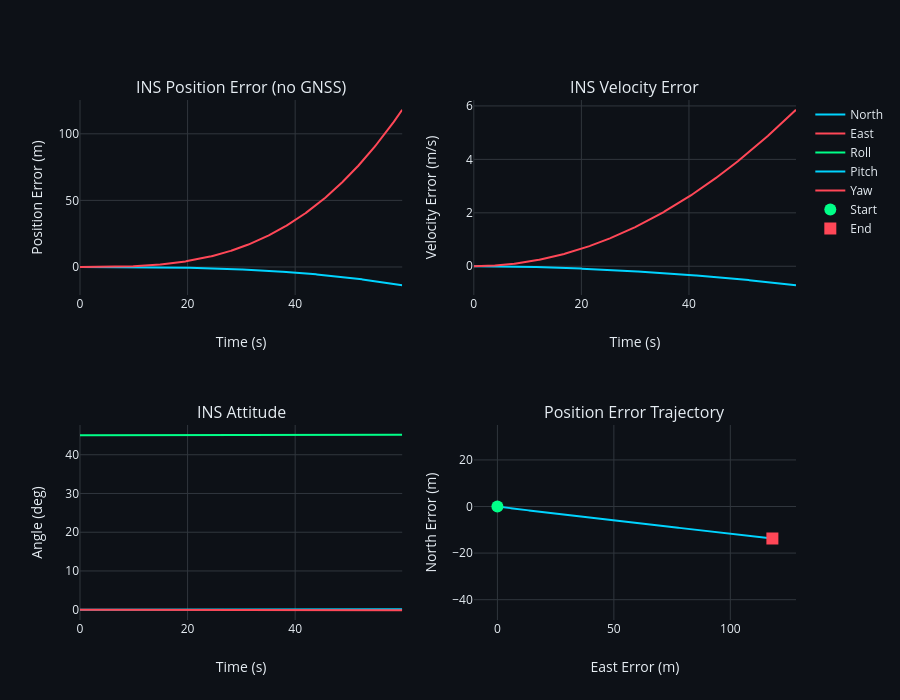

The notebook cell saved with this chart:
### Code cell
# Visualize INS drift
fig = make_subplots(rows=2, cols=2,
                    subplot_titles=['INS Position Error (no GNSS)', 'INS Velocity Error',
                                   'INS Attitude', 'Position Error Trajectory'])

# Position error
north_error = (positions[:, 0] - true_positions[:, 0]) * (R_M + alt0)
east_error = (positions[:, 1] - true_positions[:, 1]) * (R_N + alt0) * np.cos(lat0)
fig.add_trace(
    go.Scatter(x=times, y=north_error, mode='lines', name='North',
               line=dict(color='#00d4ff', width=2)),
    row=1, col=1
)
fig.add_trace(
    go.Scatter(x=times, y=east_error, mode='lines', name='East',
               line=dict(color='#ff4757', width=2)),
    row=1, col=1
)

# Velocity error
fig.add_trace(
    go.Scatter(x=times, y=velocities[:, 0] - v_north, mode='lines', name='North V',
               line=dict(color='#00d4ff', width=2), showlegend=False),
    row=1, col=2
)
fig.add_trace(
    go.Scatter(x=times, y=velocities[:, 1] - v_east, mode='lines', name='East V',
               line=dict(color='#ff4757', width=2), showlegend=False),
    row=1, col=2
)

# Attitude
fig.add_trace(
    go.Scatter(x=times, y=attitudes[:, 2], mode='lines', name='Roll',
               line=dict(color='#00ff88', width=2)),
    row=2, col=1
)
fig.add_trace(
    go.Scatter(x=times, y=attitudes[:, 1], mode='lines', name='Pitch',
               line=dict(color='#00d4ff', width=2)),
    row=2, col=1
)
fig.add_trace(
    go.Scatter(x=times, y=attitudes[:, 0], mode='lines', name='Yaw',
               line=dict(color='#ff4757', width=2)),
    row=2, col=1
)

# Trajectory
fig.add_trace(
    go.Scatter(x=east_error, y=north_error, mode='lines',
               line=dict(color='#00d4ff', width=2), name='Error path', showlegend=False),
    row=2, col=2
)
fig.add_trace(
    go.Scatter(x=[0], y=[0], mode='markers', name='Start',
               marker=dict(color='#00ff88', size=12)),
    row=2, col=2
)
fig.add_trace(
    go.Scatter(x=[east_error[-1]], y=[north_error[-1]], mode='markers', name='End',
               marker=dict(color='#ff4757', size=12, symbol='square')),
    row=2, col=2
)

fig.update_xaxes(title_text='Time (s)', row=1, col=1)
fig.update_yaxes(title_text='Position Error (m)', row=1, col=1)
fig.update_xaxes(title_text='Time (s)', row=1, col=2)
fig.update_yaxes(title_text='Velocity Error (m/s)', row=1, col=2)
fig.update_xaxes(title_text='Time (s)', row=2, col=1)
fig.update_yaxes(title_text='Angle (deg)', row=2, col=1)
fig.update_xaxes(title_text='East Error (m)', row=2, col=2)
fig.update_yaxes(title_text='North Error (m)', row=2, col=2, scaleanchor='x4', scaleratio=1)

fig.update_layout(template=dark_template, height=700)
fig.show()

### Figure 1 — Plotly figure (JSON) as saved in the notebook; plotly's stock layout.template omitted (floating-point values rounded to 4 significant figures; data arrays with more than 128 entries replaced by an {"elided": "..."} marker saying what was removed)
{"data": [{"line": {"color": "#00d4ff", "width": 2}, "mode": "lines", "name": "North", "type": "scatter", "x": {"elided": "600 float values"}, "xaxis": "x", "y": {"elided": "600 float values"}, "yaxis": "y"}, {"line": {"color": "#ff4757", "width": 2}, "mode": "lines", "name": "East", "type": "scatter", "x": {"elided": "600 float values"}, "xaxis": "x", "y": {"elided": "600 float values"}, "yaxis": "y"}, {"line": {"color": "#00d4ff", "width": 2}, "mode": "lines", "name": "North V", "showlegend": false, "type": "scatter", "x": {"elided": "600 float values"}, "xaxis": "x2", "y": {"elided": "600 float values"}, "yaxis": "y2"}, {"line": {"color": "#ff4757", "width": 2}, "mode": "lines", "name": "East V", "showlegend": false, "type": "scatter", "x": {"elided": "600 float values"}, "xaxis": "x2", "y": {"elided": "600 float values"}, "yaxis": "y2"}, {"line": {"color": "#00ff88", "width": 2}, "mode": "lines", "name": "Roll", "type": "scatter", "x": {"elided": "600 float values"}, "xaxis": "x3", "y": {"elided": "600 float values"}, "yaxis": "y3"}, {"line": {"color": "#00d4ff", "width": 2}, "mode": "lines", "name": "Pitch", "type": "scatter", "x": {"elided": "600 float values"}, "xaxis": "x3", "y": {"elided": "600 float values"}, "yaxis": "y3"}, {"line": {"color": "#ff4757", "width": 2}, "mode": "lines", "name": "Yaw", "type": "scatter", "x": {"elided": "600 float values"}, "xaxis": "x3", "y": {"elided": "600 float values"}, "yaxis": "y3"}, {"line": {"color": "#00d4ff", "width": 2}, "mode": "lines", "name": "Error path", "showlegend": false, "type": "scatter", "x": {"elided": "600 float values"}, "xaxis": "x4", "y": {"elided": "600 float values"}, "yaxis": "y4"}, {"marker": {"color": "#00ff88", "size": 12}, "mode": "markers", "name": "Start", "type": "scatter", "x": [0], "xaxis": "x4", "y": [0], "yaxis": "y4"}, {"marker": {"color": "#ff4757", "size": 12, "symbol": "square"}, "mode": "markers", "name": "End", "type": "scatter", "x": [118.1], "xaxis": "x4", "y": [-13.73], "yaxis": "y4"}], "layout": {"annotations": [{"font": {"size": 16}, "showarrow": false, "text": "INS Position Error (no GNSS)", "x": 0.225, "xanchor": "center", "xref": "paper", "y": 1, "yanchor": "bottom", "yref": "paper"}, {"font": {"size": 16}, "showarrow": false, "text": "INS Velocity Error", "x": 0.775, "xanchor": "center", "xref": "paper", "y": 1, "yanchor": "bottom", "yref": "paper"}, {"font": {"size": 16}, "showarrow": false, "text": "INS Attitude", "x": 0.225, "xanchor": "center", "xref": "paper", "y": 0.375, "yanchor": "bottom", "yref": "paper"}, {"font": {"size": 16}, "showarrow": false, "text": "Position Error Trajectory", "x": 0.775, "xanchor": "center", "xref": "paper", "y": 0.375, "yanchor": "bottom", "yref": "paper"}], "height": 700, "xaxis": {"anchor": "y", "domain": [0, 0.45], "title": {"text": "Time (s)"}}, "xaxis2": {"anchor": "y2", "domain": [0.55, 1], "title": {"text": "Time (s)"}}, "xaxis3": {"anchor": "y3", "domain": [0, 0.45], "title": {"text": "Time (s)"}}, "xaxis4": {"anchor": "y4", "domain": [0.55, 1], "title": {"text": "East Error (m)"}}, "yaxis": {"anchor": "x", "domain": [0.625, 1], "title": {"text": "Position Error (m)"}}, "yaxis2": {"anchor": "x2", "domain": [0.625, 1], "title": {"text": "Velocity Error (m/s)"}}, "yaxis3": {"anchor": "x3", "domain": [0, 0.375], "title": {"text": "Angle (deg)"}}, "yaxis4": {"anchor": "x4", "domain": [0, 0.375], "scaleanchor": "x4", "scaleratio": 1, "title": {"text": "North Error (m)"}}}}
